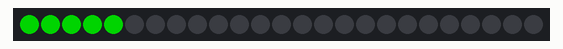
Recording of a sketch running on a simulated Arduino Uno, built with avr-gcc and run on an emulated ATmega328P. Shown: 25 RGB LEDs in strip order, left to right. Dim RGB values are drawn brighter than linear.

Above: at 1.1 s.
At 1.9 s:
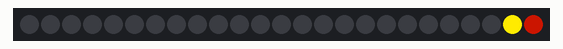
At 2.8 s:
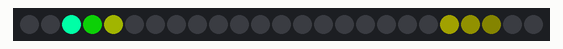
At 3.5 s:
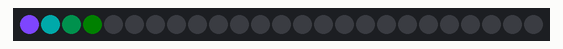
At 4.1 s:
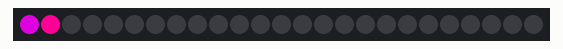
At 4.5 s:
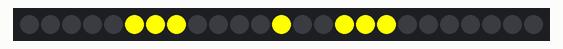

Measured:
- what the display in image 0 shows lasts 0.5 s, from 1.0 s to 1.5 s

The sketch:

PT-GearPos_Haltech.ino
```cpp
/// @file    PT-GearPos.ino
/// @brief   Gear Position Indicator with 5x5 NeoPixel Matrix and CAN Bus
/// @description Displays gear positions from Haltech CAN data (0x470 byte 7) (Haltech)

#include <FastLED.h>
#include <mcp_can.h>
#include <SPI.h>

// CAN Bus Configuration
#define CAN_CS_PIN 10           // CS pin for MCP2515
#define CAN_SPEED CAN_1000KBPS  // 1Mbps CAN speed
#define CAN_CLOCK MCP_8MHZ      // 8MHz crystal

MCP_CAN CAN(CAN_CS_PIN);        // Set CS pin

// CAN Message IDs
#define HALTECH_GEAR_ID 0x470
#define BLINK_LED_ID 0x215      // Blink Marine PKP 2500SI LED control message

// LED Matrix Configuration
#define DATA_PIN    7
#define LED_TYPE    WS2811
#define COLOR_ORDER GRB
#define NUM_LEDS    25
CRGB leds[NUM_LEDS];

#define BRIGHTNESS          255 // choose brightness from 0-255

// LED Layout for 5x5 Matrix (25 LEDs total)
// LEDs 0-4:   Status lights (top row - reserved)
// LEDs 5-19:  Character display (middle 3 rows, 3x5 grid for numbers)
// LEDs 20-24: Status lights (bottom row - reserved)

// Display area is LEDs 5-19 (15 LEDs in middle 3 rows)
// Using a 3x5 pixel font for characters

// Color definitions
#define COLOR_GEAR CRGB::Magenta
#define COLOR_NEUTRAL CRGB::Yellow
#define COLOR_REVERSE CRGB::Red

// 5x3 Character patterns for the middle 15 LEDs (rows 1-3, all 5 columns)
// Each character is defined as a 5x3 bitmap
// 1 = LED on, 0 = LED off
// Organized as rows from top to bottom, columns left to right

// Character 'R' (Reverse)
const bool CHAR_R[15] = {
  1,1,1,0,0,  // Row 1 (top)
  0,0,1,0,0,  // Row 2 (middle)
  0,0,1,0,0   // Row 3 (bottom)
};

// Character 'N' (Neutral)
const bool CHAR_N[15] = {
  1,1,1,0,0,
  0,0,1,0,0,
  1,1,1,0,0
};

// Character '1'
const bool CHAR_1[15] = {
  0,0,0,0,0,
  0,0,0,0,0,
  1,1,1,1,1
};

// Character '2'
const bool CHAR_2[15] = {
  1,1,1,0,1,
  1,0,1,0,1,
  1,0,1,1,1
};

// Character '3'
const bool CHAR_3[15] = {
  1,0,1,0,1,
  1,0,1,0,1,
  1,1,1,1,1
};

// Character '4'
const bool CHAR_4[15] = {
  0,0,1,1,1,
  0,0,1,0,0,
  1,1,1,1,1
};

// Character '5'
const bool CHAR_5[15] = {
  1,0,1,1,1,
  1,0,1,0,1,
  1,1,1,0,1
};

// Character '6'
const bool CHAR_6[15] = {
  1,1,1,1,1,
  1,0,1,0,1,
  1,1,1,0,1
};

// Character '7'
const bool CHAR_7[15] = {
  0,0,0,0,1,
  0,0,0,0,1,
  1,1,1,1,1
};

// Character '8'
const bool CHAR_8[15] = {
  1,1,1,1,1,
  1,0,1,0,1,
  1,1,1,1,1
};

// Character '9'
const bool CHAR_9[15] = {
  1,0,0,1,1,
  1,0,1,0,1,
  1,1,1,1,1
};

// Character 'O' (Other)
const bool CHAR_O[15] = {
  1,1,1,1,1,
  1,0,0,0,1,
  1,1,1,1,1
};

// Character 'L' (Low)
const bool CHAR_L[15] = {
  1,1,1,1,1,
  1,0,0,0,0,
  1,0,0,0,0
};

// Character 'M' (Manual)
const bool CHAR_M[15] = {
  1,1,0,1,1,
  1,0,1,0,1,
  1,0,1,0,1
};

// Character 'S' (Sport)
const bool CHAR_S[15] = {
  1,0,1,1,1,
  1,0,1,0,1,
  1,1,1,0,1
};

// Character 'D' (Drive)
const bool CHAR_D[15] = {
  1,1,1,0,0,
  1,0,1,0,0,
  1,1,1,1,1
};

// Character 'U' (Unknown)
const bool CHAR_U[15] = {
  1,1,1,1,1,
  1,0,0,0,0,
  1,1,1,1,1
};

// Character 'P' (Park)
const bool CHAR_P[15] = {
  1,1,1,1,1,
  0,0,1,0,1,
  0,0,1,1,1
};

// Current gear state
byte currentGearByte = 0;    // Raw gear byte from CAN
char currentGearChar = 'N';   // Decoded gear character
unsigned long lastCANMsg = 0; // Timestamp of last CAN message

// Status LED state (Blink Marine protocol extended)
uint16_t statusRedLEDs = 0;      // Bytes 0+1: Red LED states (bits 0-9 for 10 LEDs)
uint16_t statusGreenLEDs = 0;    // Bytes 2+3: Green LED states (bits 0-9)
uint16_t statusBlueLEDs = 0;     // Bytes 4+5: Blue LED states (bits 0-9)
unsigned long lastStatusMsg = 0; // Timestamp of last status message

// Display update timing (15Hz)
unsigned long lastDisplayUpdate = 0;
const unsigned long DISPLAY_UPDATE_INTERVAL = 67; // ~15Hz (1000ms / 15 = 66.67ms)

// Variable for rainbow effect
uint8_t gHue = 0;

// Helper function to convert logical grid position to physical LED index
// Accounts for serpentine wiring pattern
// col: 0=left, 1=middle, 2=right (from viewer perspective)
// row: 0=top, 4=bottom
int getLEDIndex(int row, int col) {
  // Row 0 (top): LEDs 0-4, RIGHT to LEFT (4,3,2,1,0)
  // Row 1: LEDs 5-9, LEFT to RIGHT (5,6,7,8,9)
  // Row 2: LEDs 10-14, RIGHT to LEFT (14,13,12,11,10)
  // Row 3: LEDs 15-19, LEFT to RIGHT (15,16,17,18,19)
  // Row 4 (bottom): LEDs 20-24, RIGHT to LEFT (24,23,22,21,20)

  int rowStart = row * 5;

  if (row % 2 == 0) {
    // Even rows (0,2,4): RIGHT to LEFT, so reverse the column
    return rowStart + (4 - col);
  } else {
    // Odd rows (1,3): LEFT to RIGHT, normal order
    return rowStart + col;
  }
}

void setup() {
  delay(1000); // Short delay for recovery

  // Configure FastLED
  FastLED.addLeds<LED_TYPE, DATA_PIN, COLOR_ORDER>(leds, NUM_LEDS).setCorrection(TypicalLEDStrip);
  FastLED.setBrightness(BRIGHTNESS);

  // Clear all LEDs
  FastLED.clear();
  FastLED.show();

  // Initialize CAN Bus
  while (CAN.begin(MCP_ANY, CAN_SPEED, CAN_CLOCK) != CAN_OK) {
    // Flash top row red if CAN init fails
    for(int i = 0; i < 5; i++) {
      leds[i] = CRGB::Red;
    }
    FastLED.show();
    delay(500);
    FastLED.clear();
    FastLED.show();
    delay(500);
  }

  // Configure CAN filters to only receive gear and LED status messages
  // Filter 0: Accept 0x470 (Haltech Gear)
  CAN.init_Mask(0, 0, 0x7FF);                    // Mask 0: Check all 11 bits
  CAN.init_Filt(0, 0, HALTECH_GEAR_ID);          // Filter 0: Accept 0x470

  // Filter 1: Accept 0x215 (Blink LED)
  CAN.init_Filt(1, 0, BLINK_LED_ID);             // Filter 1: Accept 0x215

  // Remaining filters: reject all (set to non-existent IDs)
  CAN.init_Mask(1, 0, 0x7FF);                    // Mask 1: Check all 11 bits
  CAN.init_Filt(2, 0, 0x7FF);                    // Filter 2-5: Reject
  CAN.init_Filt(3, 0, 0x7FF);
  CAN.init_Filt(4, 0, 0x7FF);
  CAN.init_Filt(5, 0, 0x7FF);

  // Set CAN to normal mode
  CAN.setMode(MCP_NORMAL);

  // Flash top row green to indicate CAN init success
  for(int i = 0; i < 5; i++) {
    leds[i] = CRGB::Green;
  }
  FastLED.show();
  delay(500);
  FastLED.clear();
  FastLED.show();

  // Startup animation: Sinelon on status LEDs for 2 seconds
  rainbowChaseStartup();
}

void loop() {
  // Read CAN messages (always process incoming messages)
  readCANMessages();

  // Update display at 15Hz to reduce CPU load
  if (millis() - lastDisplayUpdate >= DISPLAY_UPDATE_INTERVAL) {
    lastDisplayUpdate = millis();

    // Display current gear (this clears only the middle area)
    displayGear(currentGearChar);

    // Update status LEDs AFTER gear display so they don't get cleared
    updateStatusLEDs();

    // Send to LEDs
    FastLED.show();
  }

  // Check for CAN timeout (no message for 2 seconds)
  if (millis() - lastCANMsg > 2000 && lastCANMsg > 0) {
    // Flash display to indicate CAN timeout
    // Could add error indication here
  }
}

// Read CAN messages and decode gear position
void readCANMessages() {
  long unsigned int rxId;
  unsigned char len = 0;
  unsigned char rxBuf[8];

  // Check if data is available
  if (CAN.checkReceive() == CAN_MSGAVAIL) {
    CAN.readMsgBuf(&rxId, &len, rxBuf);

    // Check if this is the gear position message
    if (rxId == HALTECH_GEAR_ID && len >= 8) {
      currentGearByte = rxBuf[7];  // Byte 7 contains gear position
      lastCANMsg = millis();

      // Decode gear byte to character
      switch(currentGearByte) {
        case 0:
          currentGearChar = 'N';
          break;
        case 1:
          currentGearChar = '1';
          break;
        case 2:
          currentGearChar = '2';
          break;
        case 3:
          currentGearChar = '3';
          break;
        case 4:
          currentGearChar = '4';
          break;
        case 5:
          currentGearChar = '5';
          break;
        case 6:
          currentGearChar = '6';
          break;
        case 7:
          currentGearChar = '7';
          break;
        case 8:
          currentGearChar = '8';
          break;
        case 9:
          currentGearChar = '9';
          break;
        case 248: // 0xF8
          currentGearChar = 'O';
          break;
        case 249: // 0xF9
          currentGearChar = 'L';
          break;
        case 250: // 0xFA
          currentGearChar = 'M';
          break;
        case 251: // 0xFB
          currentGearChar = 'S';
          break;
        case 252: // 0xFC
          currentGearChar = 'D';
          break;
        case 253: // 0xFD
          currentGearChar = 'U';
          break;
        case 254: // 0xFE
          currentGearChar = 'P';
          break;
        case 255: // 0xFF
          currentGearChar = 'R';
          break;
        default:
          currentGearChar = 'U'; // Unknown
          break;
      }
    }
    // Check if this is the Blink Marine LED control message
    else if (rxId == BLINK_LED_ID && len >= 6) {
      // Byte 0: Red LEDs 1-8 (bits 0-7)
      // Byte 1: Red LEDs 9-10 (bits 0-1)
      statusRedLEDs = rxBuf[0] | ((rxBuf[1] & 0x03) << 8);

      // Byte 2: Green LEDs 1-8 (bits 0-7)
      // Byte 3: Green LEDs 9-10 (bits 0-1)
      statusGreenLEDs = rxBuf[2] | ((rxBuf[3] & 0x03) << 8);

      // Byte 4: Blue LEDs 1-8 (bits 0-7)
      // Byte 5: Blue LEDs 9-10 (bits 0-1)
      statusBlueLEDs = rxBuf[4] | ((rxBuf[5] & 0x03) << 8);

      lastStatusMsg = millis();
      lastCANMsg = millis();
    }
  }
}

// Update status LEDs based on Blink Marine protocol (extended to 10 LEDs)
void updateStatusLEDs() {
  // Extended Blink Marine protocol for 10 LEDs:
  // Byte 0 + Byte 1 bit 0: Red LEDs 1-9 (bits 0-8)
  // Byte 1 bit 1: Red LED 10 (bit 9)
  // Same pattern for Green (bytes 2+3) and Blue (bytes 4+5)
  //
  // Top row: LEDs 0-4 (bits 0-4)
  // Bottom row: LEDs 20-24 (bits 5-9)

  for(int i = 0; i < 5; i++) {
    // Top row status LEDs
    int topLED = getLEDIndex(0, i);
    bool redOn = (statusRedLEDs >> i) & 0x01;
    bool greenOn = (statusGreenLEDs >> i) & 0x01;
    bool blueOn = (statusBlueLEDs >> i) & 0x01;

    leds[topLED] = CRGB(redOn ? 255 : 0, greenOn ? 255 : 0, blueOn ? 255 : 0);

    // Bottom row status LEDs
    int bottomLED = getLEDIndex(4, i);
    bool redOn2 = (statusRedLEDs >> (i + 5)) & 0x01;
    bool greenOn2 = (statusGreenLEDs >> (i + 5)) & 0x01;
    bool blueOn2 = (statusBlueLEDs >> (i + 5)) & 0x01;

    leds[bottomLED] = CRGB(redOn2 ? 255 : 0, greenOn2 ? 255 : 0, blueOn2 ? 255 : 0);
  }
}

// Function to display a character on the middle 15 LEDs
void displayGear(char gear) {
  const bool* pattern = nullptr;
  CRGB color;

  // Select the pattern and color based on gear
  switch(gear) {
    case 'R':
      pattern = CHAR_R;
      color = COLOR_REVERSE;
      break;
    case 'N':
      pattern = CHAR_N;
      color = COLOR_NEUTRAL;
      break;
    case '1':
      pattern = CHAR_1;
      color = COLOR_GEAR;
      break;
    case '2':
      pattern = CHAR_2;
      color = COLOR_GEAR;
      break;
    case '3':
      pattern = CHAR_3;
      color = COLOR_GEAR;
      break;
    case '4':
      pattern = CHAR_4;
      color = COLOR_GEAR;
      break;
    case '5':
      pattern = CHAR_5;
      color = COLOR_GEAR;
      break;
    case '6':
      pattern = CHAR_6;
      color = COLOR_GEAR;
      break;
    case '7':
      pattern = CHAR_7;
      color = COLOR_GEAR;
      break;
    case '8':
      pattern = CHAR_8;
      color = COLOR_GEAR;
      break;
    case '9':
      pattern = CHAR_9;
      color = COLOR_GEAR;
      break;
    case 'O':
      pattern = CHAR_O;
      color = CRGB::Orange;
      break;
    case 'L':
      pattern = CHAR_L;
      color = CRGB::Blue;
      break;
    case 'M':
      pattern = CHAR_M;
      color = CRGB::Cyan;
      break;
    case 'S':
      pattern = CHAR_S;
      color = CRGB::Purple;
      break;
    case 'D':
      pattern = CHAR_D;
      color = CRGB::Green;
      break;
    case 'U':
      pattern = CHAR_U;
      color = CRGB::White;
      break;
    case 'P':
      pattern = CHAR_P;
      color = CRGB::Yellow;
      break;
    default:
      clearDisplay();
      return;
  }

  // Clear all LEDs first
  clearDisplay();

  // Set the middle 15 LEDs (rows 1-3 of the 5x5 matrix, all 5 columns)
  // Pattern is defined as 5 columns x 3 rows
  for(int row = 0; row < 3; row++) {
    for(int col = 0; col < 5; col++) {
      int patternIndex = row * 5 + col;  // Index into the pattern array
      if(pattern[patternIndex]) {
        // Map to physical LED: use rows 1-3 (middle rows), cols 0-4 (all columns)
        int ledIndex = getLEDIndex(row + 1, col);
        leds[ledIndex] = color;
      }
    }
  }
}

// Clear only the display area (middle 15 LEDs), preserve status LEDs
void clearDisplay() {
  // Only clear the middle 3 rows (LEDs 5-19)
  for(int row = 1; row < 4; row++) {
    for(int col = 0; col < 5; col++) {
      int ledIndex = getLEDIndex(row, col);
      leds[ledIndex] = CRGB::Black;
    }
  }
}

// Sinelon animation on status LEDs (rows 0 and 4) - sweeping dot with fading trails
void rainbowChaseStartup() {
  unsigned long startTime = millis();

  // Create array of just the status LED indices (top and bottom rows)
  int statusLEDs[10] = {0, 1, 2, 3, 4, 20, 21, 22, 23, 24};

  // Run for 2 seconds
  while(millis() - startTime < 2900) {
    // Fade status LEDs
    for(int i = 0; i < 10; i++) {
      leds[statusLEDs[i]].fadeToBlackBy(20);
    }

    // Create sweeping dot using beatsin16
    int pos = beatsin16(13, 0, 9);  // Sweep across 10 status LEDs
    leds[statusLEDs[pos]] += CHSV(gHue, 255, 192);

    FastLED.show();
    gHue += 2;  // Rotate through rainbow colors
    delay(20);
  }

  // Clear status LEDs after animation
  for(int i = 0; i < 10; i++) {
    leds[statusLEDs[i]] = CRGB::Black;
  }
  FastLED.show();
}
```
